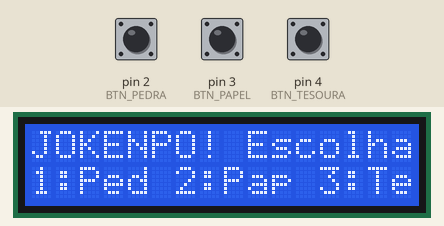
Recording of a sketch running on a simulated Arduino Uno, built with avr-gcc and run on an emulated ATmega328P. On the bench: 16×2 character LCD. The inputs (shaded band) are chosen by the test bench; at power-on: pin 2 (BTN_PEDRA) HIGH, pin 3 (BTN_PAPEL) HIGH, pin 4 (BTN_TESOURA) HIGH. Random numbers use the default seed unless the sketch sets one.

Above: at 1.2 s.
1.3 s: pin 2 (BTN_PEDRA) pulled LOW for 3.2 s
At 2.4 s:
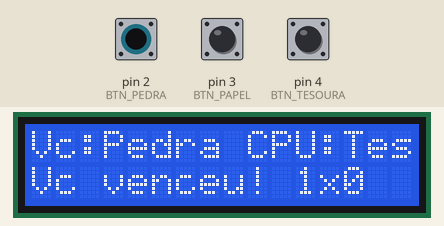
7.5 s: pin 3 (BTN_PAPEL) pulled LOW for 0.15 s
At 8.4 s:
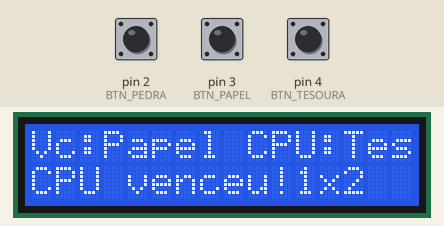
10.6 s: pin 4 (BTN_TESOURA) pulled LOW for 0.15 s
At 11.9 s:
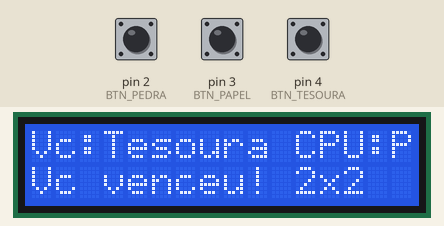
13.7 s: pin 2 (BTN_PEDRA) pulled LOW for 0.15 s
At 15.3 s:
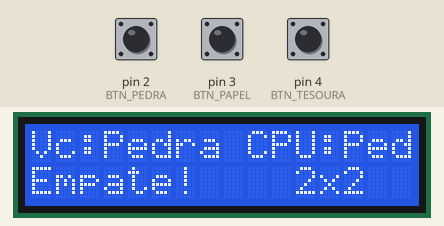
16.8 s: pin 3 (BTN_PAPEL) pulled LOW for 1 s
At 17.8 s:
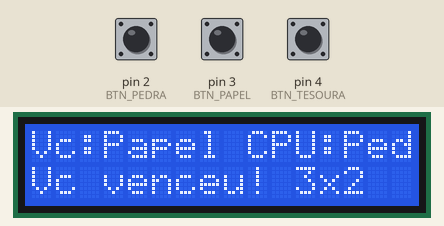
20.8 s: pin 4 (BTN_TESOURA) pulled LOW for 1 s
At 22.1 s:
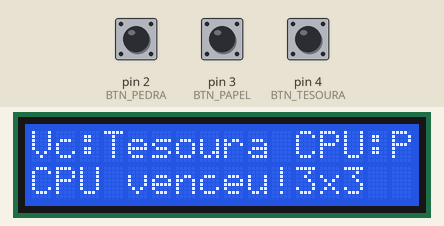
Timing chart, 0 to 23.8 s (numbered marks = the images above; inputs shaded):
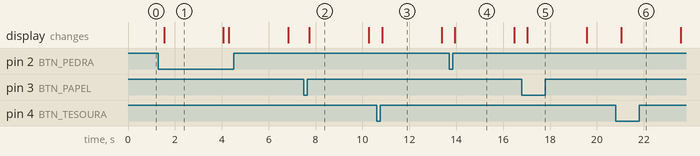

Measured:
- after the input at 1.3 s, the display: changes after 0.24 s (image 1)
- after the input at 7.5 s, the display: changes after 0.24 s (image 2)
- after the input at 10.6 s, the display: changes after 0.24 s (image 3)
- after the input at 13.7 s, the display: changes after 0.23 s (image 4)
- after the input at 16.8 s, the display: changes after 0.24 s (image 5)
- after the input at 20.8 s, the display: changes after 0.24 s (image 6)
- what the display in image 1 shows lasts 2.6 s, from 1.5 s to 4.1 s

The sketch:

sketch_nov25a.ino
```cpp
#include <Wire.h>
#include <LiquidCrystal_I2C.h>


// No Tinkercad, ajuste para 0x20 ou 0x27 conforme o endereço do seu LCD
LiquidCrystal_I2C lcd(0x27, 16, 2);

const int BTN_PEDRA = 2;
const int BTN_PAPEL = 3;
const int BTN_TESOURA = 4;

// 0 = Pedra, 1 = Papel, 2 = Tesoura
const char* nomes[3] = {"Pedra", "Papel", "Tesoura"};

int placarJogador = 0;
int placarCPU = 0;

void mostrarTelaInicial() {
  lcd.clear();
  lcd.setCursor(0, 0);
  lcd.print("JOKENPO! Escolha");
  lcd.setCursor(0, 1);
  lcd.print("1:Ped 2:Pap 3:Tes");
}

void jogarRodada(int escolhaJogador) {
  int escolhaCPU = random(0, 3);

  lcd.clear();
  lcd.setCursor(0, 0);
  lcd.print("Vc:");
  lcd.print(nomes[escolhaJogador]);
  lcd.print(" CPU:");
  lcd.print(nomes[escolhaCPU]);

  lcd.setCursor(0, 1);
  if (escolhaJogador == escolhaCPU) {
    lcd.print("Empate! ");
  } else if (
    (escolhaJogador == 0 && escolhaCPU == 2) ||
    (escolhaJogador == 1 && escolhaCPU == 0) ||
    (escolhaJogador == 2 && escolhaCPU == 1)
  ) {
    placarJogador++;
    lcd.print("Vc venceu! ");
  } else {
    placarCPU++;
    lcd.print("CPU venceu!");
  }

  lcd.setCursor(11, 1);
  lcd.print(placarJogador);
  lcd.print("x");
  lcd.print(placarCPU);

  delay(2500);
  mostrarTelaInicial();
}

void setup() {
  pinMode(BTN_PEDRA, INPUT_PULLUP);
  pinMode(BTN_PAPEL, INPUT_PULLUP);
  pinMode(BTN_TESOURA, INPUT_PULLUP);
  Serial.begin(9600);

  randomSeed(analogRead(A0));

  lcd.init();
  lcd.backlight();
  mostrarTelaInicial();
}

void loop() {
  if (digitalRead(BTN_PEDRA) == LOW) {
    delay(200);
    jogarRodada(0);
  } else if (digitalRead(BTN_PAPEL) == LOW) {
    delay(200);
    jogarRodada(1);
  } else if (digitalRead(BTN_TESOURA) == LOW) {
    delay(200);
    jogarRodada(2);
  }
}
```
